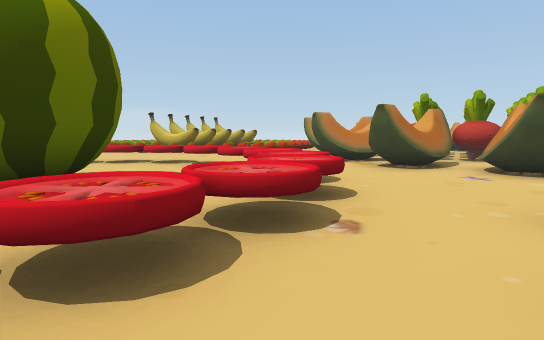
View 1 (above)

24 first-person views from a walk through a 3-D level made in the Unity game engine. The camera is 1.3 m above the floor, tilts 6° down and sees 80° across. The floor is counted in squares, 2 m on a side. Each view is taken from the middle of a square. On the plan, view 1 faces up. The plan holds only what a view shows up to about 10 squares ahead; the rest is blank. The place goes on beyond the plan. The player character is not drawn.

View 2
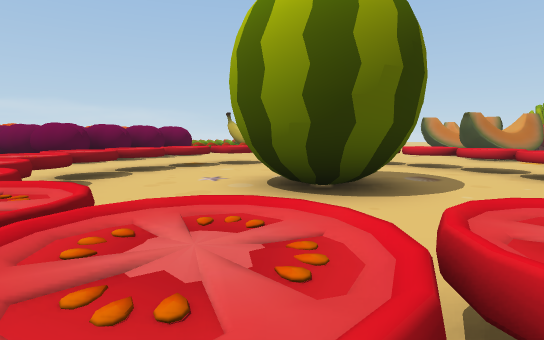

View 3
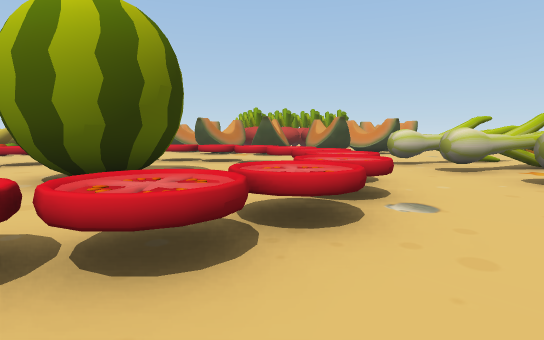

View 4
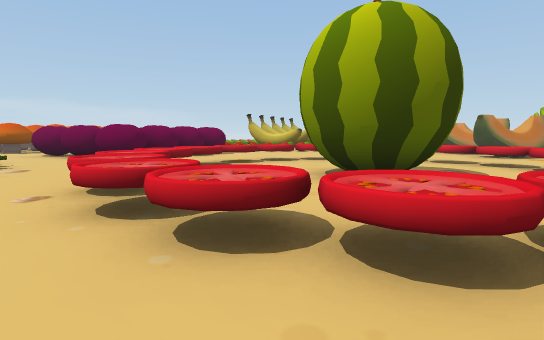

View 5
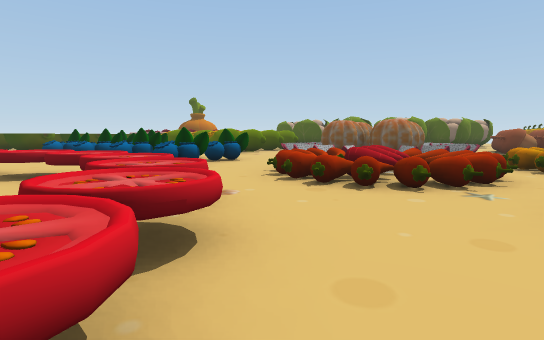

View 6
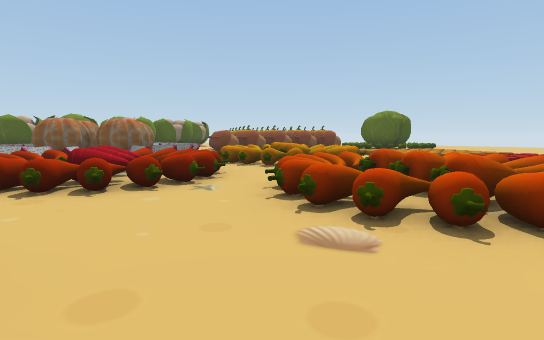

View 7
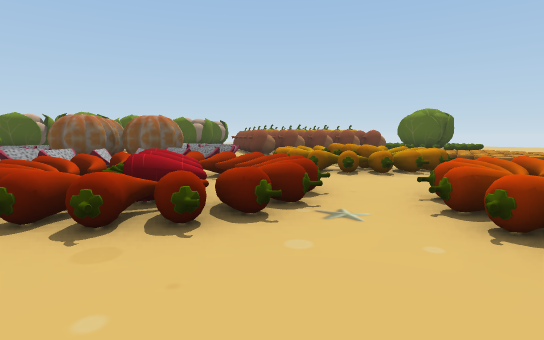

View 8
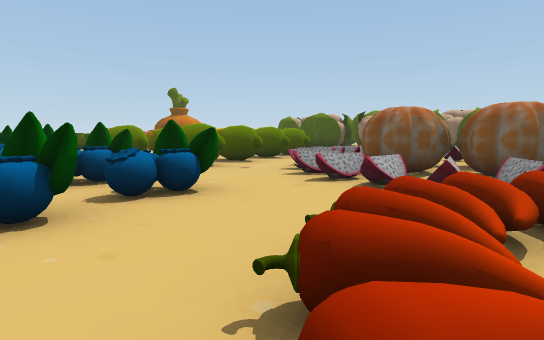

View 9
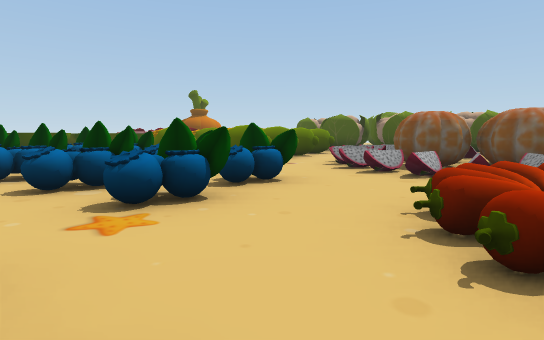

View 10
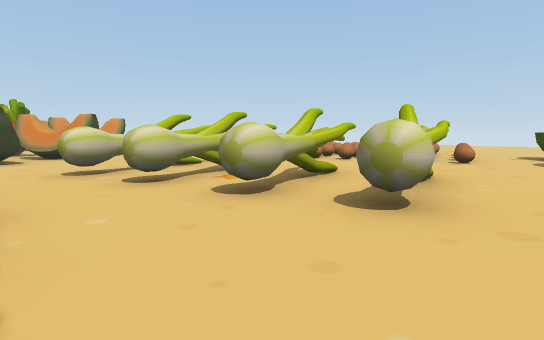

View 11
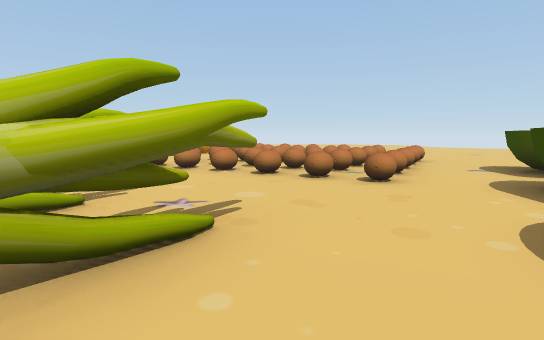

View 12
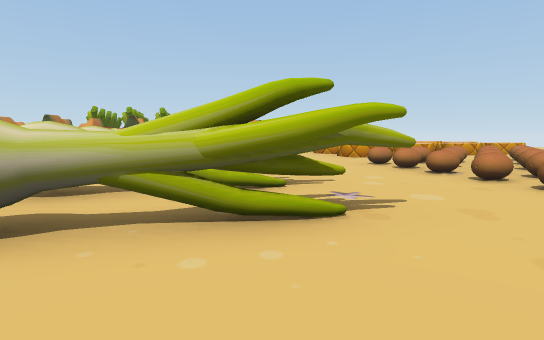

View 13
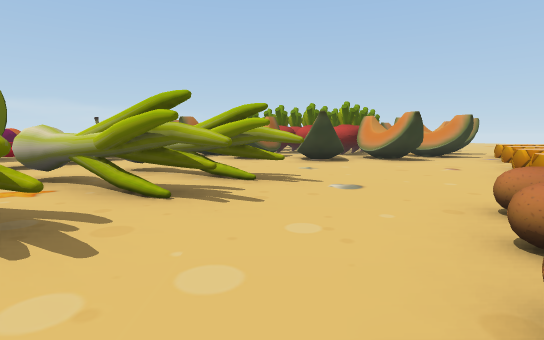

View 14
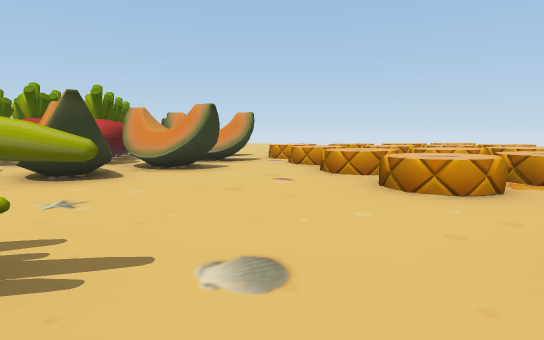

View 15
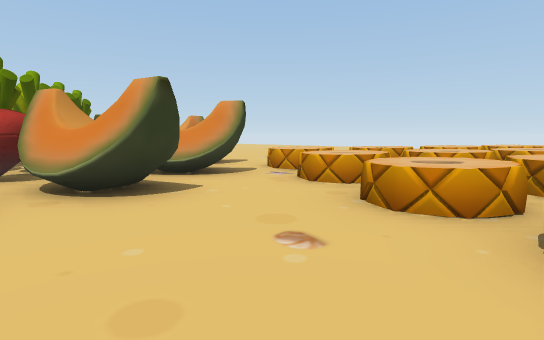

View 16
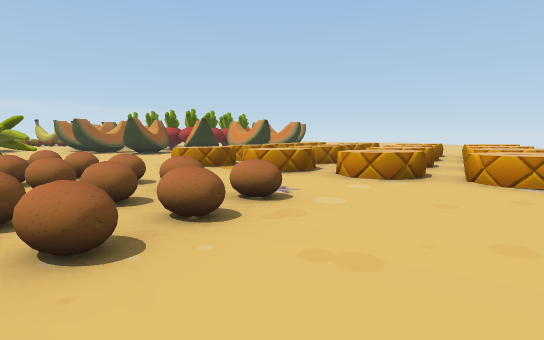

View 17
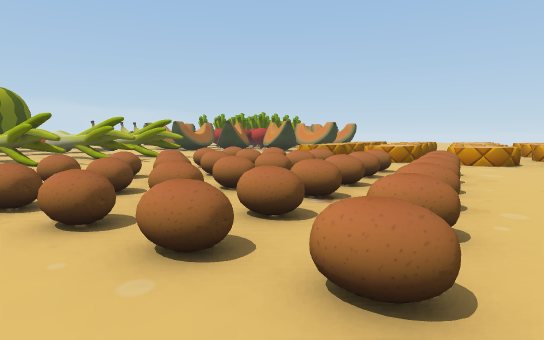

View 18
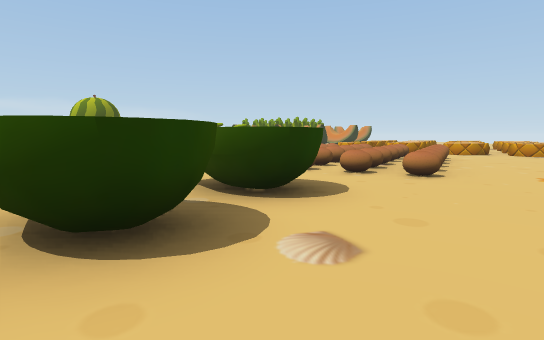

View 19
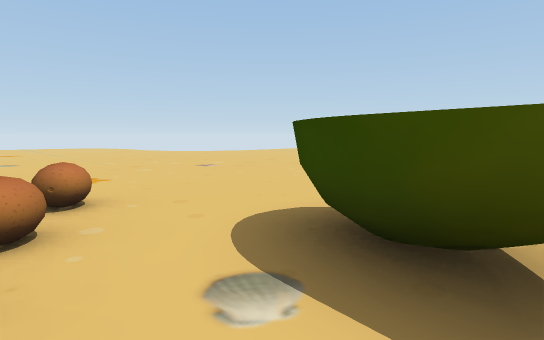

View 20
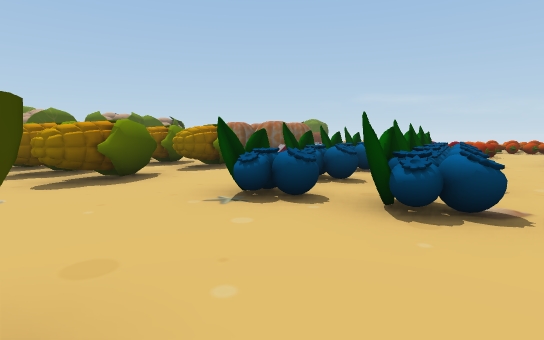

View 21
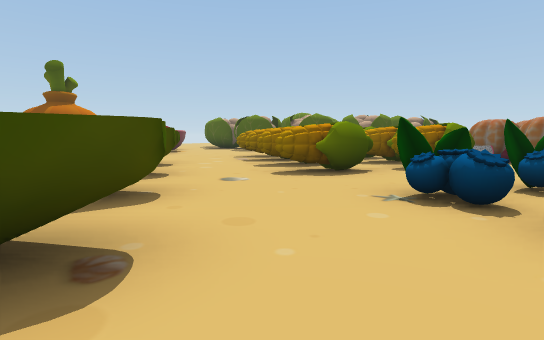

View 22
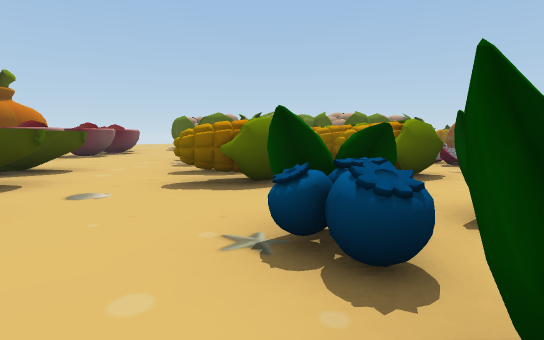

View 23
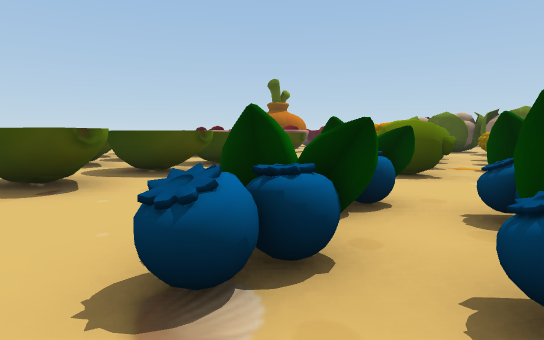

View 24
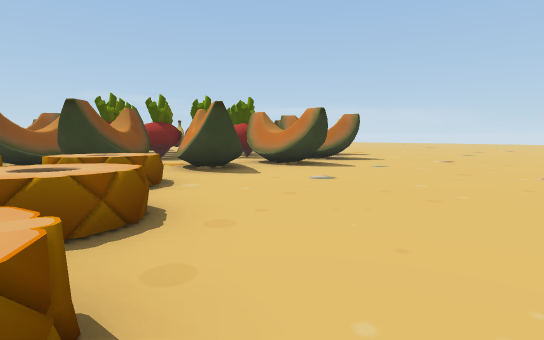

### Floor plan
Key: @ floor where view 1 was taken; # wall or solid block; x gap in a wall; . floor; = window, fence, low wall or low ledge; ^ raised ledge; O other object.
Columns run from 13 left of view 1 to 18 right of it. Each row starts with its distance up from view 1.
  9   ####........###     #........
  8  ...#...^^^^^...##    ####.....
  7  ......^....^^.####   ##.......
  6 ^ ^...^^.....^...#######..O....
  5 ^^^...^..###.^...#.####....O...
  4 ^^^...^..###.^...........O...O.
  3 ^^=...^..##..^............O  ..O
  2 ...^^..^....^^.#^ ......OO..O...
  1 ^.^^^...^^^^^..^###....O...O..O
  0 ^.^^^^.......@.^^x......O....
 -1 =.^^^..^......^###..=.....O..O
 -2  .=....x^^...^###...^^=.....O
 -3 =##=..##^#^=.#^#...^=^=^.....
 -4 =###=..#x###....#..^^^===...
 -5  ###=.....#=......^^==^^...
 -6  ###=.##.....^^^...=^^^...
 -7 =##==.####....^ ^...^=^..
 -8 = =...####..^^^  ^#..=.........
 -9      ####^.^^^^^  ^^...........
-10      ####... ^ ^  ^...........
-11      ####.^^   ^ ^^..........
-12          ..^      ... ......
-13         ...        .   ....
-14         ...             ..
-15          ###
-16          #

Where each view was taken, in squares from view 1:
view 1: 0 up, 0 right, facing up
view 2: 0 up, 4 left, facing up
view 3: 1 down, 5 left, facing up-right
view 4: 1 down, 5 left, facing up
view 5: 6 up, 8 left, facing down
view 6: 6 up, 8 left, facing down-left
view 7: 4 up, 8 left, facing down-left
view 8: 1 up, 8 left, facing down
view 9: 2 up, 7 left, facing down
view 10: 1 down, 3 left, facing right
view 11: 4 down, 0 right, facing right
view 12: 5 down, 0 right, facing up-right
view 13: 4 down, 5 right, facing up
view 14: 1 down, 5 right, facing up-right
view 15: 1 up, 7 right, facing up-right
view 16: 7 down, 11 right, facing up
view 17: 9 down, 8 right, facing up
view 18: 13 down, 6 right, facing up
view 19: 7 down, 5 right, facing down-right
view 20: 5 down, 1 right, facing left
view 21: 4 down, 1 right, facing down-left
view 22: 4 down, 1 left, facing down-left
view 23: 2 down, 2 left, facing down
view 24: 4 up, 17 right, facing up-left
